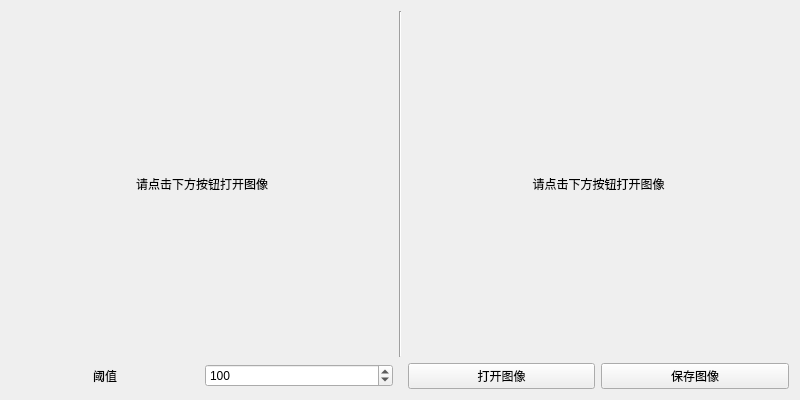
<?xml version="1.0" encoding="UTF-8"?>
<ui version="4.0">
 <class>ImageBinarization</class>
 <widget class="QWidget" name="ImageBinarization">
  <property name="geometry">
   <rect>
    <x>0</x>
    <y>0</y>
    <width>800</width>
    <height>400</height>
   </rect>
  </property>
  <property name="windowTitle">
   <string>二值化图像</string>
  </property>
  <property name="styleSheet">
   <string notr="true"/>
  </property>
  <layout class="QGridLayout" name="gridLayout">
   <item row="0" column="0" colspan="2">
    <widget class="QLabel" name="originImageLabel">
     <property name="styleSheet">
      <string notr="true"/>
     </property>
     <property name="text">
      <string>请点击下方按钮打开图像</string>
     </property>
     <property name="alignment">
      <set>Qt::AlignCenter</set>
     </property>
    </widget>
   </item>
   <item row="0" column="2">
    <widget class="Line" name="line">
     <property name="orientation">
      <enum>Qt::Vertical</enum>
     </property>
    </widget>
   </item>
   <item row="0" column="3" colspan="2">
    <widget class="QLabel" name="binaryImageLabel">
     <property name="styleSheet">
      <string notr="true"/>
     </property>
     <property name="text">
      <string>请点击下方按钮打开图像</string>
     </property>
     <property name="alignment">
      <set>Qt::AlignCenter</set>
     </property>
    </widget>
   </item>
   <item row="1" column="0">
    <widget class="QLabel" name="label">
     <property name="text">
      <string>阈值</string>
     </property>
     <property name="alignment">
      <set>Qt::AlignCenter</set>
     </property>
    </widget>
   </item>
   <item row="1" column="1">
    <widget class="QSpinBox" name="thresholdSpinBox">
     <property name="maximum">
      <number>255</number>
     </property>
     <property name="value">
      <number>100</number>
     </property>
    </widget>
   </item>
   <item row="1" column="3">
    <widget class="QPushButton" name="openImageButton">
     <property name="text">
      <string>打开图像</string>
     </property>
    </widget>
   </item>
   <item row="1" column="4">
    <widget class="QPushButton" name="saveImageButton">
     <property name="text">
      <string>保存图像</string>
     </property>
    </widget>
   </item>
  </layout>
 </widget>
 <resources/>
 <connections/>
</ui>
